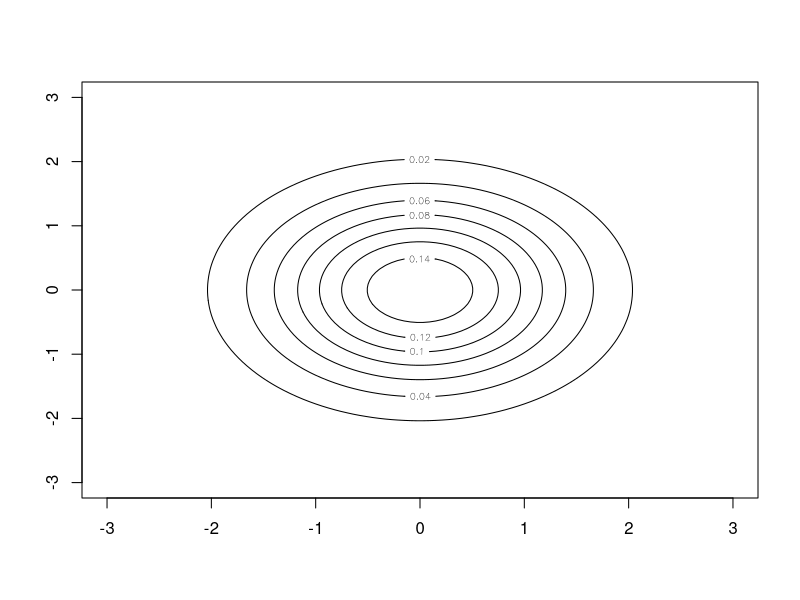
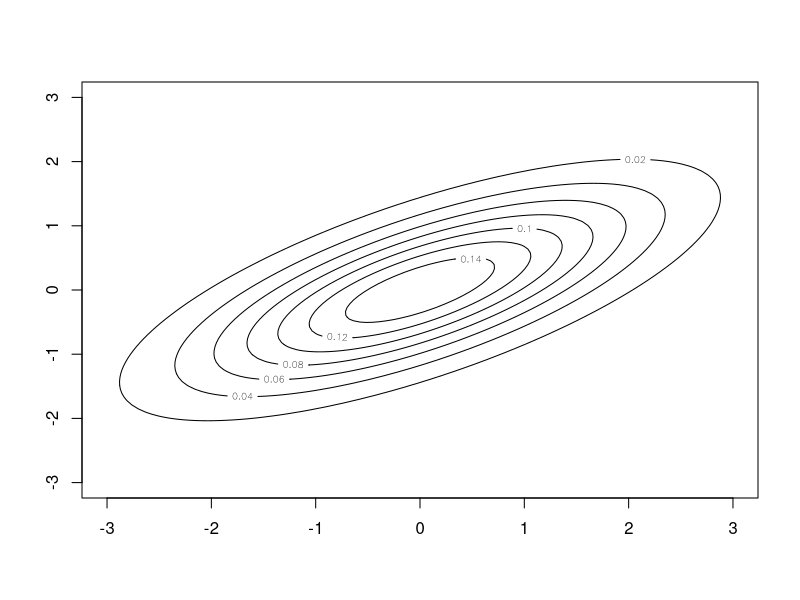
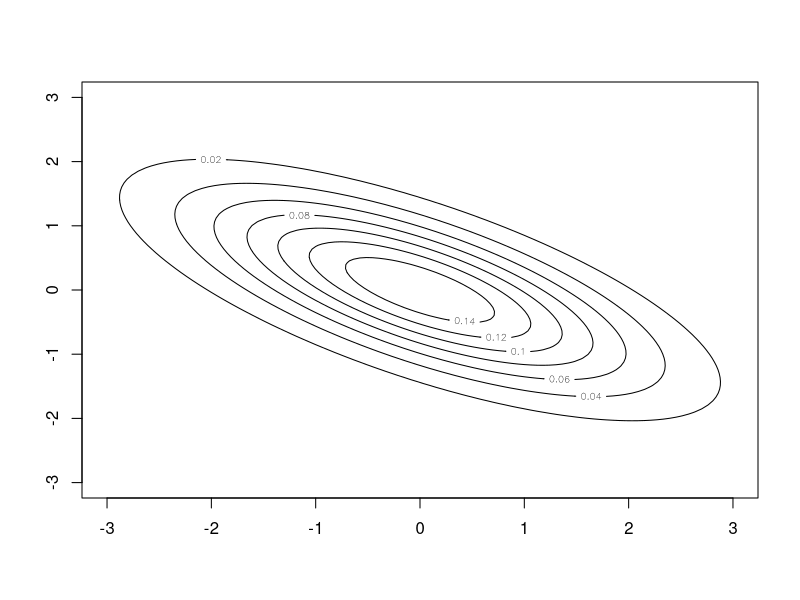

These figures' R source, in order:
## ---- chunk 1
if (!require("mvtnorm")){install.packages("mvtnorm")}
if (!require("MASS")){install.packages("mvtnorm")}
library("mvtnorm")
library("MASS")
## ---- chunk 2
x.points <- seq(-3,3,length.out=100)
y.points <- x.points
z <- matrix(0,nrow=100,ncol=100)
mu <- c(0,0)
sigma <- matrix(c(1,0,0,1),nrow=2)
for(i in 1:100){
  for(j in 1:100){
    z[i,j] <- dmvnorm(c(x.points[i],y.points[j]),
                      mean=mu,sigma=sigma)
    }
}
contour(x.points,y.points,z)
## ---- chunk 3
x.points <- seq(-3,3,length.out=100)
y.points <- x.points
z <- matrix(0,nrow=100,ncol=100)
mu <- c(0,0)
sigma <- matrix(c(2,1,1,1),nrow=2)
for(i in 1:100){
  for(j in 1:100){
    z[i,j] <- dmvnorm(c(x.points[i],y.points[j]),
                      mean=mu,sigma=sigma)
    }
}
contour(x.points,y.points,z)
## ---- chunk 4
x.points <- seq(-3,3,length.out=100)
y.points <- x.points
z <- matrix(0,nrow=100,ncol=100)
mu <- c(0,0)
sigma <- matrix(c(2,-1,-1,1),nrow=2)
for(i in 1:100){
  for(j in 1:100){
    z[i,j] <- dmvnorm(c(x.points[i],y.points[j]),
                      mean=mu,sigma=sigma)
    }
}
contour(x.points,y.points,z)
